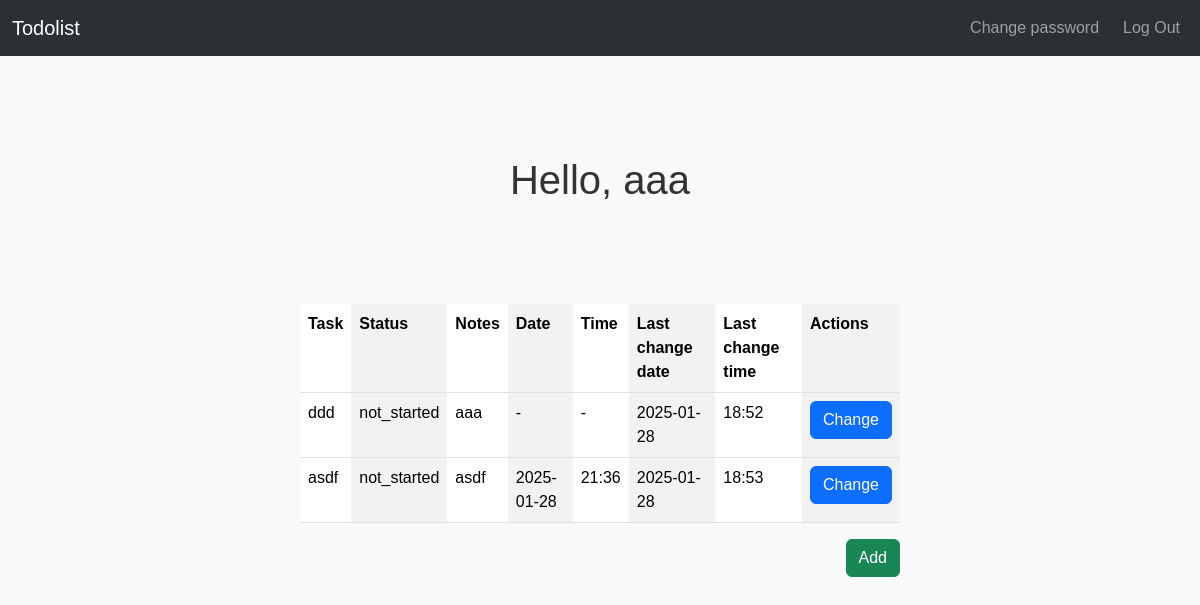
Screenshot of / (signed in) with the database file from the repository.
### app.py (models this page shows)
class User(db.Model):
    __tablename__ = 'users'
    id = db.Column(db.Integer, primary_key=True, autoincrement=True)
    username = db.Column(db.String(50), nullable=False, unique=True)
    password = db.Column(db.String, nullable=False)
    email = db.Column(db.String(100), nullable=False, unique=True)
    tasks = db.relationship('Task', backref='user', lazy=True)

class Task(db.Model):
    __tablename__ = 'tasks'
    id = db.Column(db.Integer, primary_key=True, autoincrement=True)
    user_id = db.Column(db.Integer, db.ForeignKey('users.id'), nullable=False)
    task = db.Column(db.String(200), nullable=False)
    date = db.Column(db.String(50), nullable=False)
    time = db.Column(db.String(50), nullable=False)
    notes = db.Column(db.String)
    status = db.Column(db.String(50))
    deadline_date = db.Column(db.String(50))
    deadline_time = db.Column(db.String(50))

### app.py (the view)
@app.route('/')
def index():
    if 'user_id' not in session:
        return redirect(url_for('login'))
    name = db.session.execute(db.select(User).filter_by(id=session["user_id"])).scalar_one()
    tasks = db.session.execute(db.select(Task).filter_by(user_id=session["user_id"])).scalars().all()
    db.session.commit()
    return render_template('index.html', name=name.username, tasks=tasks)

### templates/index.html (shortened to what this page needs)
{% extends "layout.html" %}
{% block header %}
    <h1 id="table-title">Hello, {{ name }}</h1>
{% endblock %}
{% block main %}
    <div class="mt-4">
        <table class="table table-striped-columns w-50 mx-auto">
            <tr>
                <th>Task</th>
                <th>Status</th>
                <th>Notes</th>
                <th>Date</th>
                <th>Time</th>
                <th>Last change date</th>
                <th>Last change time</th>
                <th>Actions</th>
            </tr>
            {% for task in tasks %}
                <tr>
                    <td>{{ task.task }}</td>
                    <td>{{ task.status }}</td>
                    <td>{{ task.notes }}</td>
                    <td> {% if task.deadline_date == None %}
                        -
                        {% else %}
                        {{ task.deadline_date }}
                        {% endif %}
                    </td>
                    <td>{% if task.deadline_time == None %}
                        -
                        {% else %}
                        {{ task.deadline_time }}
                        {% endif %}
                    </td>
                    <td>{{ task.date }}</td>
                    <td>{{ task.time }}</td>
                    <td><a href="/edit/{{ task.id }}" class="btn btn-primary">Change</a></td>
                </tr>
            {% endfor %}
        </table>
        <div class="d-flex justify-content-end w-50 mx-auto">
            <a href="/add" class="btn btn-success">Add</a>
        </div>
    </div>
{% endblock %}

### static/styles.css (style rules this page uses)
body { font-family: Arial, sans-serif; background-color: #f8f9fa; margin: 0; padding: 0; }
h1 { text-align: center; color: #333333; }
#table-title { margin:100px; }

### rows the page displays
User: username "aaa"
Task: task "ddd", status "not_started", notes "aaa", date "2025-01-28", time "18:52"
Task: task "asdf", status "not_started", notes "asdf", deadline_date "2025-01-28", deadline_time "21:36", date "2025-01-28", time "18:53"
